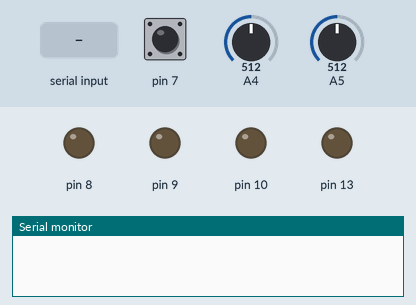
Simulated run of this sketch. Board: Arduino Uno, built with avr-gcc and run on an emulated ATmega328P. Parts: output pins drawn as LEDs (lit = HIGH), the last lines printed to the serial monitor. Inputs (shaded band) come from the test bench; at power-on: A4 = 512, pin 7 HIGH, A5 = 512.

Above: at 1.2 s.
1.3 s: A4 set to 33
2.8 s: A4 set to 26
At 3.2 s:
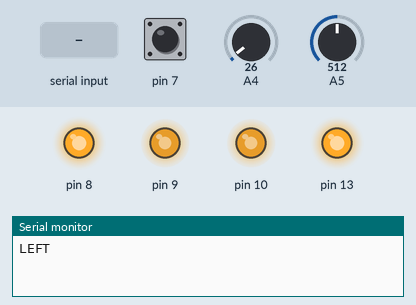
4.3 s: pin 7 pulled LOW for 0.15 s
At 5.0 s:
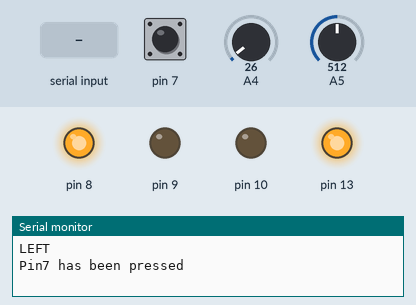
5.9 s: "S\n" received over Serial
At 6.8 s:
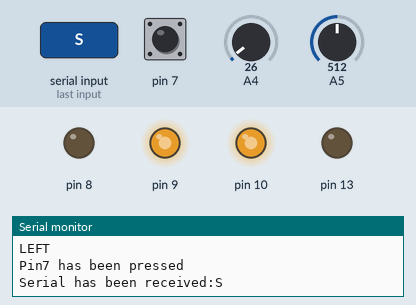
7.4 s: "A\n" received over Serial
At 7.9 s:
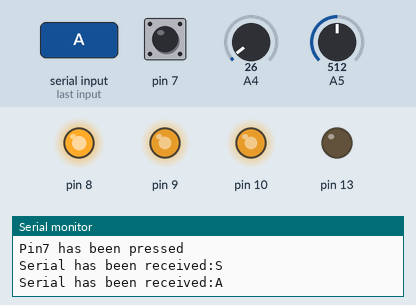
8.9 s: "D\n" received over Serial
At 10.3 s:
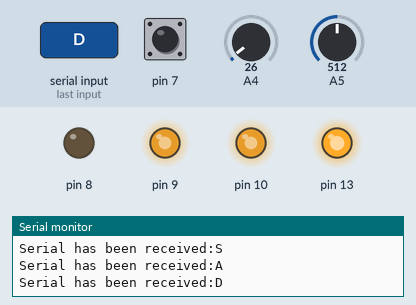
Timing chart, 0 to 11.4 s (numbered marks = the images above; inputs shaded):
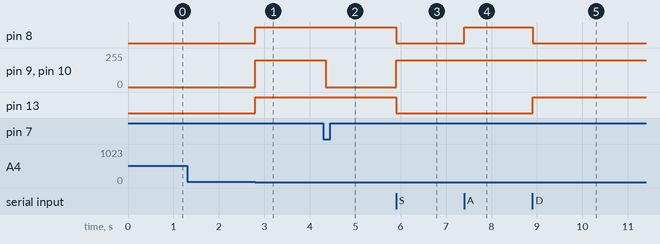

The sketch:

P01_ControlMotores.ino
```cpp
#include "Motor.h"
#include "ButtonDebounce.h"
#include "Joystick.h"
#include "SerialComm.h"

int VEL = 200;

Motor MI(13,10),MD(8,9);
ButtonDebounce button(7,true);
Joystick J1(A4,A5,0);
SerialComm serial;

//Prototipos
void onButtonPressed(int pin);
void onJoystickPosMoved(int id, Joystick::JPOS pos);
void onSerialReceived(String str);


void setup() {
  // put your setup code here, to run once:


  MI.Init();
  MD.Init();

  button.setLowCallback(&onButtonPressed);
  J1.setCallback(&onJoystickPosMoved);
  serial.Init(9600);
  serial.setCallback(&onSerialReceived);


}

void loop() {

  button.poll();
  J1.poll();
  serial.poll();


}

void onButtonPressed(int pin){
  String s = String("Pin") + pin + " has been pressed";
  Serial.println(s);
  MI.Stop();
  MD.Stop();

}

void onSerialReceived(String s){

  Serial.print("Serial has been received:");
  Serial.println(s);

  if(s == "W"){

      MI.Forward(VEL);
      MD.Forward(VEL);
    }

   if(s == "S"){

      MI.Backward(VEL);
      MD.Backward(VEL);
    }

    if(s == "A"){
      MI.Backward(VEL);
      MD.Forward(VEL);
    }

     if(s == "D"){
      MI.Forward(VEL);
      MD.Backward(VEL);
    }

    if(s == "X"){

      MI.Stop();
      MD.Stop();
    }

}


void onJoystickPosMoved(int id, Joystick::JPOS pos){

      switch(pos){

        case Joystick::LEFT:
        Serial.println("LEFT");
        MI.Forward(VEL);
        MD.Forward(VEL);
        break;
        case Joystick::RIGHT:
        Serial.println("RIGHT");
        MI.Forward(VEL);
        MD.Forward(VEL);
        break;
        case Joystick::UP:
        Serial.println("UP");
        MI.Forward(VEL);
        MD.Forward(VEL);
        break;
        case Joystick::DOWN:
        Serial.println("DOWN");
         MI.Backward(VEL);
         MD.Backward(VEL);

        break;
        }

}
```

ButtonDebounce.cpp
```cpp
#include "ButtonDebounce.h"
#include "Arduino.h"

ButtonDebounce::ButtonDebounce(int pinIn,bool pullUP){

  pin = pinIn;
  if(pullUP)
    pinMode(pinIn,INPUT_PULLUP);
  else
    pinMode(pinIn,INPUT);


}

void ButtonDebounce::setLowCallback(Function fn){
  lowCallback = fn;
  }
void ButtonDebounce::setHighCallback(Function fn){
  highCallback = fn;

  }

void ButtonDebounce::poll(){

  int newValue = digitalRead(pin);
  switch(state){
    case BHIGH:
      if (newValue == LOW){
        lastTime = millis();
        state = DOWN;
        }
    break;
    case DOWN:
      if(millis() - lastTime > debounceTime){
        if(newValue == LOW){
          state = BLOW;

          if(lowCallback) lowCallback(pin);

          }else{
          state = BHIGH;
          }
        }
    break;
    case BLOW:
      if (newValue == HIGH){
        lastTime = millis();
        state = UP;
        }
    break;
    case UP:
      if(millis() - lastTime > debounceTime){
        if(newValue == HIGH){
          state = BHIGH;
           if(highCallback) highCallback(pin);

          }else{
          state = BLOW;
          }
        }
  }

}
```

ButtonDebounce.h
```cpp
#ifndef BUTTON_DEB_H
#define BUTTON_DEB_H

class ButtonDebounce{

  private:
  enum BSTATE{UP,DOWN,BLOW,BHIGH};

  typedef void (*Function)(int pin);

  BSTATE state =BHIGH;
  Function lowCallback = 0;
  Function highCallback = 0;


  public:

   bool DEBUG = false;

  ButtonDebounce(int,bool);


  int debounceTime = 50;
  int pin;
  unsigned long lastTime;
  void setLowCallback(Function);
  void setHighCallback(Function);
  void poll();


};


#endif
```

Joystick.cpp
```cpp
#include "Joystick.h"
#include "Arduino.h"


Joystick::Joystick(int AX,int AY,int ID){

  Ax = AX;
  Ay = AY;
  id = ID;

}

void Joystick::poll(){
  int x = analogRead(Ax);
  int y = analogRead(Ay);

  if(DEBUG){
  String  out = String("X:") + x + " Y:" + y;
  Serial.println(out);
  }


  if ( x < MIN && y > MIN && y < MAX )
    pos = LEFT;
  else if ( x > MAX && y > MIN && y < MAX )
    pos = RIGHT;
  else if ( y < MIN && x > MIN && x < MAX )
    pos = UP;
  else if ( y > MAX && x > MIN && x < MAX )
    pos = DOWN;
    else
    pos = CENTER;

    if ( pos != lastPos) {
      if(callback) callback(id,pos);

        lastPos = pos;

      }
}

void Joystick::setLimits(int minIn,int maxIn){
  MIN = minIn;
  MAX = maxIn;

}

void Joystick::setCallback(Function fn){
      callback = fn;
}

int Joystick::GetX(){
  return analogRead(Ax);
}

int Joystick::GetY(){
  return analogRead(Ay);
}
```

Joystick.h
```cpp
#ifndef JOYSTICK_H
#define JOYSTICK_H


class Joystick{


  public:

  enum JPOS{UP,RIGHT,DOWN,LEFT,CENTER};
  typedef void (*Function)(int id,JPOS);


    int Ax, Ay;
    int MIN=30;
    int MAX=994;
    int id=0;
     bool DEBUG = false;

    Function callback;

    Joystick(int,int,int);

    void poll();
    void setCallback(Function fn);
    void setLimits(int,int);
    int GetX();
    int GetY();

      private:

  JPOS lastPos;
  JPOS pos;


};


#endif
```

Motor.cpp
```cpp
#include "Arduino.h"
#include "Motor.h"

Motor::Motor(int DIR_PIN, int ENABLE_PIN){

  PIN_DIR = DIR_PIN;
  PIN_ENABLE = ENABLE_PIN;

}

void Motor::Init(){

  pinMode(PIN_DIR,OUTPUT);
  pinMode(PIN_ENABLE,OUTPUT);

  dir = LOW;
  vel = 0;
}

void Motor::SetSpeed(int velIn){
  vel = velIn;
  analogWrite(PIN_ENABLE, vel);
}

void Motor::SetDir(int dirIn){
    dir = dirIn;
    digitalWrite(PIN_DIR,dir);
}

void Motor::Forward(int velIn){
    SetDir(HIGH);
    SetSpeed(velIn);
}

void Motor::Backward(int velIn){
    SetDir(LOW);
    SetSpeed(velIn);
}

void Motor::Stop(){
    analogWrite(PIN_ENABLE, 0);
    digitalWrite(PIN_DIR,dir);
}
```

Motor.h
```cpp
#ifndef MOTOR_H
#define MOTOR_H

class Motor{

  public:


  int PIN_DIR;
  int PIN_ENABLE;

  int dir;
  int vel;

  Motor(int,int);

  void SetSpeed(int);
  void SetDir(int);
  void Stop();
  void Init();
  void Forward(int);
  void Backward(int);

  };


#endif
```

SerialComm.cpp
```cpp
#include "SerialComm.h"
#include "Arduino.h"

//class SerialComm{
//
//  const char** commands;
//  typedef void (*Function)(int id,char *command);
//  Function* callbacks;
//  int BAUDIOS = 9600;
//
//  public:
//    SerialComm();
//    SerialComm(int BAUDIOS);
//    SetCommands(Function callbacks[], char** commands);
//    poll();
//
//};

#ifndef S_BUFF
char BUFF[100];
#define S_BUFF
#endif


SerialComm::SerialComm(){

  }


void SerialComm::Init(int _BAUDIOS){
  BAUDIOS = _BAUDIOS;
  Serial.begin(BAUDIOS);
  }

void SerialComm::SetCommands(Function  _callbacks[],const char** _commands, int len = 1){

  commands = _commands;
  callbacks = _callbacks;

 }

void SerialComm::poll(){

  while(Serial.available()){
    char rec = Serial.read();
    if(rec == '\n'){
      //We got a line
      if(BUFF[buffCount-1]=='\r'){
        BUFF[buffCount -1]=0;
        }
        BUFF[buffCount] = 0; //En String
        if(callback) callback(String(BUFF));
        buffCount = 0;
      }else{
        if(buffCount< 100){
           BUFF[buffCount++] = rec;
        }
    }
}
}


  void SerialComm::setCallback(FunctionString fn){
      callback = fn;
}
```

SerialComm.h
```cpp
#ifndef SERIAL_H
#define SERIAL_H

#include "Arduino.h"

class SerialComm{

  const char** commands;
  public:
  typedef void (*Function)(int id,const char *commands);
  typedef void (*FunctionString)(String string);
  private:
  FunctionString callback;
  Function* callbacks; //Not implemented yaet
  int BAUDIOS = 9600;
  int buffCount = 0;

  public:
    SerialComm();
    void Init(int BAUDIOS);
    void SetCommands(Function callbacks[], const char** commands, int len);
    void poll();
    void setCallback(FunctionString fs);

};


#endif
```

Measured:
- the behaviour switches between 30 and 29 on A4 (found by bisection; images 0 and 1)
- after the input at 1.3 s, every drawn part: stays the same
- after the input at 2.8 s, pin 8, pin 13: LOW → HIGH at once; pin 9, pin 10: 0/255 → 200/255 at once
- after the input at 4.3 s, pin 9, pin 10: 200/255 → 0/255 after 0.05 s
- after the input at 5.9 s, pin 8, pin 13: HIGH → LOW at once; pin 9, pin 10: 0/255 → 200/255 at once
- after the input at 7.4 s, pin 8: LOW → HIGH at once
- after the input at 8.9 s, pin 8: HIGH → LOW at once; pin 13: LOW → HIGH at once
